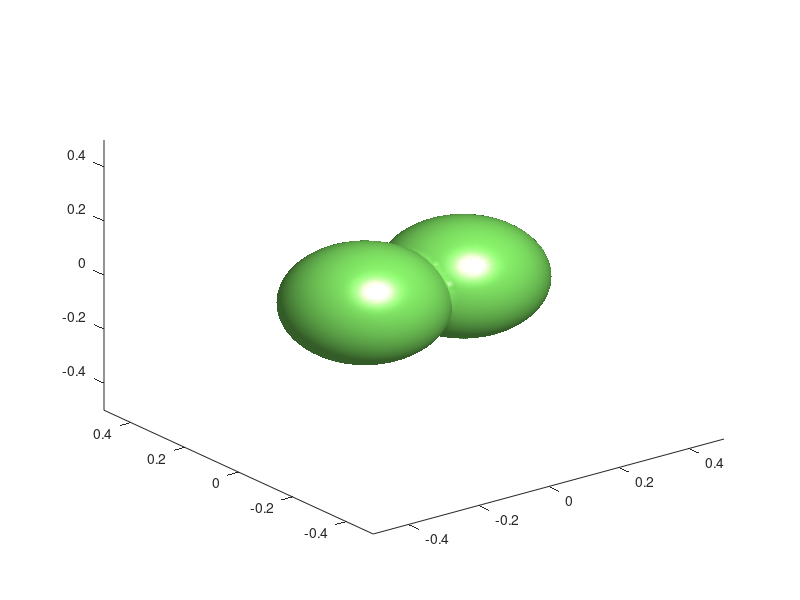

This figure's MATLAB source:
clc,clear

%% 模型参数
alp = 0.5;
c = 1; % 迁移率
epsilon = 0.03; % 界面宽度

%% 求解区域
T = 100;
a = -0.5;  b = 0.5;

%% 时间网格剖分参数
gam = (2-alp)/alp; % 网格分级参数

%% 时间网格剖分
T0 = 0.5;
N0 = 20;

% [0,T0]——分级网格
t = T0 * ((0:1:N0)'/N0).^(gam);  % 时间分级网格
tau = diff( t );  % 分级网格步长

% [T0,T]——自适应网格
tau_min = 0.01;
tau_max = 1;
bet = 10^7;
Nt = 10^13;

%% 空间网格剖分
Nx = 80;  % 空间网格剖分次数
hx = (b-a)/Nx;  % mesh size
x = (a+hx:hx:b)';  % mesh grid
y = x;
z = x;

%% 稳定化
S = 2; % 稳定化常数

%% 问题初值
[X, Y, Z] = meshgrid(x, y, z);

u1 = tanh( ( 0.2 - sqrt( ( X - 0.14 ).^2 + Y.^2 + Z.^2 ) ) / epsilon );
u2 = tanh( ( 0.2 - sqrt( ( X + 0.14 ).^2 + Y.^2 + Z.^2 ) ) / epsilon );
u_3 = max( u1, u2 );

save u_T0.mat u_3;

u = reshape( u_3, Nx^3, 1 );
u_max(1,1) = max( abs( u(:,1) ) );

figure(1);
isosurface(X,Y,Z,u_3,0);
colormap( 'jet' );
% colorbar
axis([a, b, a, b, a, b])
% axis off
% axis equal;
